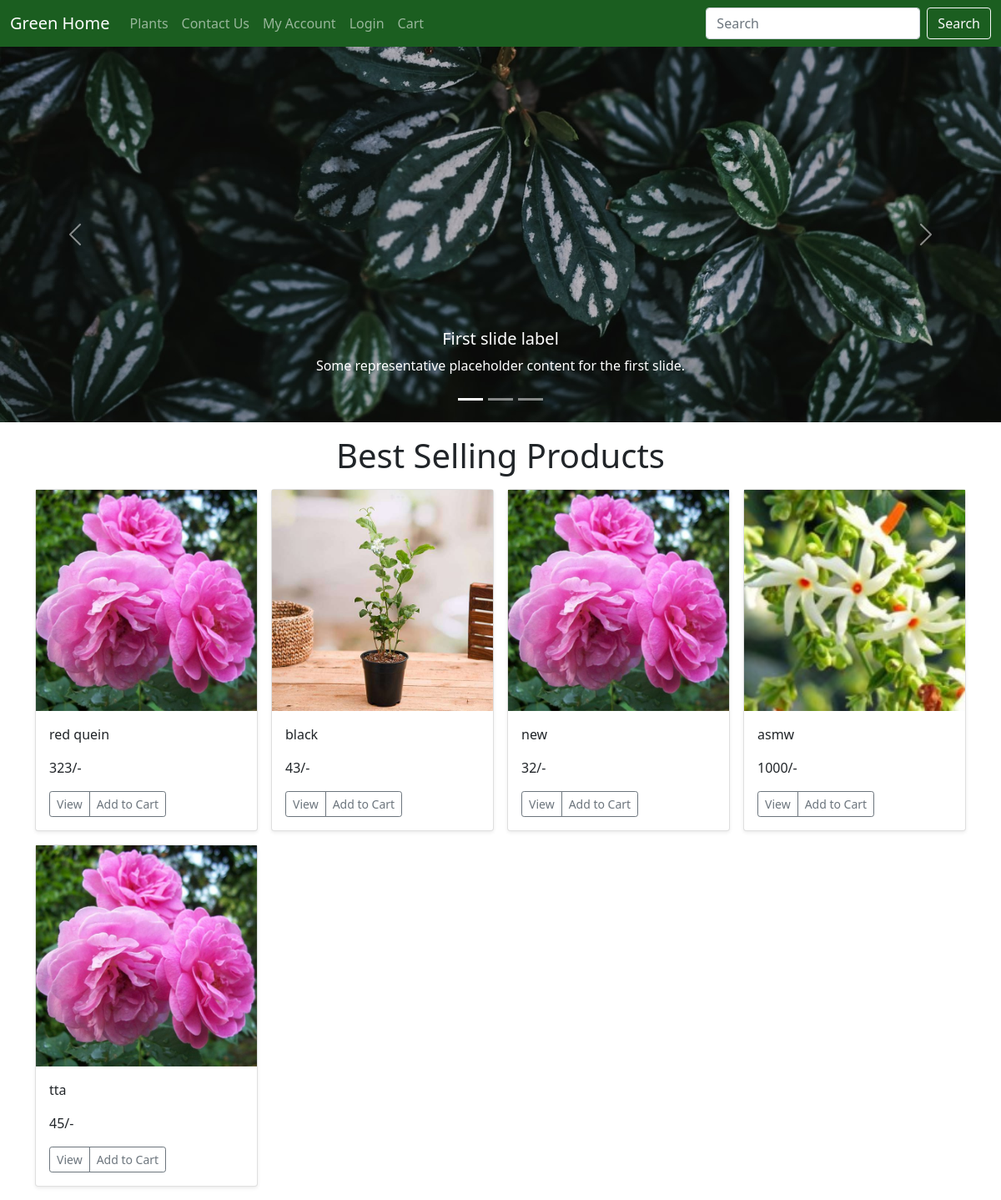
The page / on the database its author committed.
### ap1/models.py (models this page shows, shortened)
class Pro(models.Model):
    name = models.CharField(max_length=100)
    img = models.ImageField(upload_to='pics')
    price = models.IntegerField()

### ap1/views.py (the view)
# urls.py: path('',views.index,name='home'),
def index(request):
     datas= Pro.objects.all()
     return render(request,'index.html',{'datas':datas})

### templates/index.html (shortened to what this page needs)
{% extends 'base.html' %}
{% block body %}
<div class="container-fluid mx-0 px-0">
    <div id="carouselExampleCaptions" class="carousel slide" data-bs-ride="carousel">
        <div class="carousel-indicators">
            <button type="button" data-bs-target="#carouselExampleCaptions" data-bs-slide-to="0" class="active"
                aria-current="true" aria-label="Slide 1"></button>
            <button type="button" data-bs-target="#carouselExampleCaptions" data-bs-slide-to="1"
                aria-label="Slide 2"></button>
            <button type="button" data-bs-target="#carouselExampleCaptions" data-bs-slide-to="2"
                aria-label="Slide 3"></button>
        </div>
        <div class="carousel-inner">
            <div class="carousel-item active">
                <img src="/static/first.jpg" class="d-block w-100" alt="...">
                <div class="carousel-caption d-none d-md-block">
                    <h5>First slide label</h5>
                    <p>Some representative placeholder content for the first slide.</p>
                </div>
            </div>
        </div>
        <button class="carousel-control-prev" type="button" data-bs-target="#carouselExampleCaptions"
            data-bs-slide="prev">
            <span class="carousel-control-prev-icon" aria-hidden="true"></span>
        </button>
        <button class="carousel-control-next" type="button" data-bs-target="#carouselExampleCaptions"
            data-bs-slide="next">
            <span class="carousel-control-next-icon" aria-hidden="true"></span>
        </button>
    </div>
</div>
<div class="container my-3">
<h1 class="my-3 text-center">Best Selling Products</h1>
    <div class="row row-cols-1 row-cols-sm-2 row-cols-md-4 g-3">
      {% for data in datas %}
        <div class="col">
            <div class="card shadow-sm">
                <img src="/media/{{data.img}}" class="d-block w-100" alt="...">
                <div class="card-body">
                    <p class="card-text">{{data.name}}</p>
                    <p class="card-text">{{data.price}}/-</p>
                    <div class="d-flex justify-content-between align-items-center">
                        <div class="btn-group">
                            <button type="button" class="btn btn-sm btn-outline-secondary">View</button>
                            <button type="button" class="btn btn-sm btn-outline-secondary">Add to Cart</button>
                        </div>
                    </div>
                </div>
            </div>
        </div>
        {% endfor %}
    </div>
</div>
{% endblock body %}

### rows shown on the page
Pro: img (picture), name "red quein", price "323"
Pro: img (picture), name "black", price "43"
Pro: img (picture), name "new", price "32"
Pro: img (picture), name "asmw", price "1000"
Pro: img (picture), name "tta", price "45"
